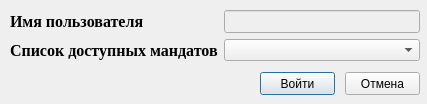
<?xml version="1.0" encoding="UTF-8"?>
<ui version="4.0">
 <class>getUserNameMandatDlg</class>
 <widget class="QDialog" name="getUserNameMandatDlg">
  <property name="windowModality">
   <enum>Qt::WindowModal</enum>
  </property>
  <property name="geometry">
   <rect>
    <x>0</x>
    <y>0</y>
    <width>427</width>
    <height>104</height>
   </rect>
  </property>
  <property name="windowTitle">
   <string>Авторизация доступа к принтерам</string>
  </property>
  <property name="modal">
   <bool>true</bool>
  </property>
  <widget class="QWidget" name="formLayoutWidget">
   <property name="geometry">
    <rect>
     <x>10</x>
     <y>10</y>
     <width>410</width>
     <height>61</height>
    </rect>
   </property>
   <layout class="QFormLayout" name="formLayout">
    <property name="fieldGrowthPolicy">
     <enum>QFormLayout::AllNonFixedFieldsGrow</enum>
    </property>
    <item row="0" column="0">
     <widget class="QLabel" name="label">
      <property name="font">
       <font>
        <family>Times New Roman</family>
        <pointsize>12</pointsize>
        <weight>75</weight>
        <bold>true</bold>
       </font>
      </property>
      <property name="text">
       <string>Имя пользователя</string>
      </property>
     </widget>
    </item>
    <item row="0" column="1">
     <widget class="QLineEdit" name="userNameEd">
      <property name="enabled">
       <bool>false</bool>
      </property>
      <property name="font">
       <font>
        <family>Microsoft Sans Serif</family>
        <pointsize>10</pointsize>
       </font>
      </property>
     </widget>
    </item>
    <item row="1" column="0">
     <widget class="QLabel" name="label_2">
      <property name="font">
       <font>
        <family>Times New Roman</family>
        <pointsize>12</pointsize>
        <weight>75</weight>
        <bold>true</bold>
       </font>
      </property>
      <property name="text">
       <string>Список доступных мандатов</string>
      </property>
     </widget>
    </item>
    <item row="1" column="1">
     <widget class="QComboBox" name="mandatCBox"/>
    </item>
   </layout>
  </widget>
  <widget class="QPushButton" name="okButton">
   <property name="geometry">
    <rect>
     <x>260</x>
     <y>72</y>
     <width>75</width>
     <height>23</height>
    </rect>
   </property>
   <property name="text">
    <string>Войти</string>
   </property>
   <property name="default">
    <bool>true</bool>
   </property>
  </widget>
  <widget class="QPushButton" name="cancelButton">
   <property name="geometry">
    <rect>
     <x>345</x>
     <y>72</y>
     <width>75</width>
     <height>23</height>
    </rect>
   </property>
   <property name="text">
    <string>Отмена</string>
   </property>
  </widget>
 </widget>
 <resources/>
 <connections>
  <connection>
   <sender>okButton</sender>
   <signal>clicked()</signal>
   <receiver>getUserNameMandatDlg</receiver>
   <slot>accept()</slot>
   <hints>
    <hint type="sourcelabel">
     <x>57</x>
     <y>81</y>
    </hint>
    <hint type="destinationlabel">
     <x>159</x>
     <y>51</y>
    </hint>
   </hints>
  </connection>
  <connection>
   <sender>cancelButton</sender>
   <signal>clicked()</signal>
   <receiver>getUserNameMandatDlg</receiver>
   <slot>reject()</slot>
   <hints>
    <hint type="sourcelabel">
     <x>267</x>
     <y>81</y>
    </hint>
    <hint type="destinationlabel">
     <x>159</x>
     <y>51</y>
    </hint>
   </hints>
  </connection>
 </connections>
</ui>
